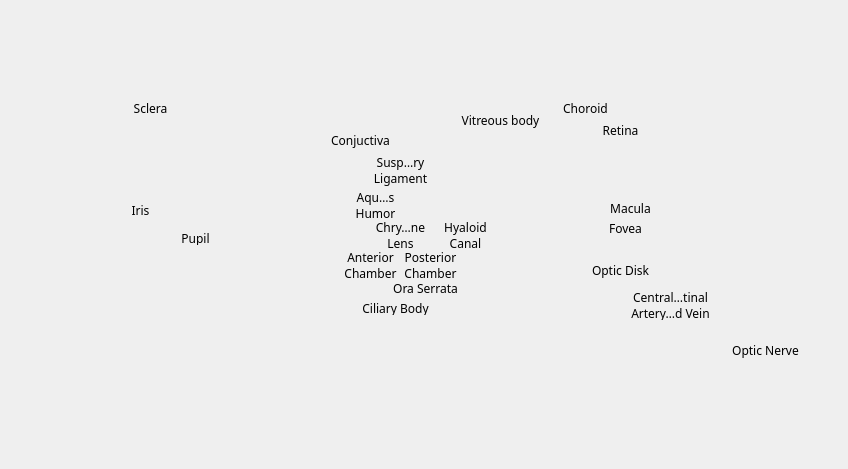
<?xml version="1.0" encoding="UTF-8"?>
<ui version="4.0">
 <class>Eye_model</class>
 <widget class="QDialog" name="Eye_model">
  <property name="geometry">
   <rect>
    <x>0</x>
    <y>0</y>
    <width>848</width>
    <height>469</height>
   </rect>
  </property>
  <property name="windowTitle">
   <string>Dialog</string>
  </property>
  <widget class="QLabel" name="label">
   <property name="geometry">
    <rect>
     <x>-20</x>
     <y>-30</y>
     <width>871</width>
     <height>531</height>
    </rect>
   </property>
   <property name="minimumSize">
    <size>
     <width>491</width>
     <height>241</height>
    </size>
   </property>
   <property name="autoFillBackground">
    <bool>true</bool>
   </property>
   <property name="text">
    <string/>
   </property>
   <property name="pixmap">
    <pixmap>../../../../Images/halfeyeimage2.png</pixmap>
   </property>
   <property name="scaledContents">
    <bool>true</bool>
   </property>
  </widget>
  <widget class="QToolButton" name="toolButton">
   <property name="geometry">
    <rect>
     <x>600</x>
     <y>220</y>
     <width>51</width>
     <height>16</height>
    </rect>
   </property>
   <property name="font">
    <font>
     <family>Berlin Sans FB</family>
    </font>
   </property>
   <property name="cursor">
    <cursorShape>PointingHandCursor</cursorShape>
   </property>
   <property name="text">
    <string>Fovea</string>
   </property>
   <property name="popupMode">
    <enum>QToolButton::ToolButtonPopupMode::InstantPopup</enum>
   </property>
   <property name="autoRaise">
    <bool>true</bool>
   </property>
  </widget>
  <widget class="QToolButton" name="toolButton_2">
   <property name="geometry">
    <rect>
     <x>460</x>
     <y>110</y>
     <width>81</width>
     <height>21</height>
    </rect>
   </property>
   <property name="font">
    <font>
     <family>Berlin Sans FB</family>
    </font>
   </property>
   <property name="cursor">
    <cursorShape>PointingHandCursor</cursorShape>
   </property>
   <property name="text">
    <string>Vitreous body</string>
   </property>
   <property name="popupMode">
    <enum>QToolButton::ToolButtonPopupMode::InstantPopup</enum>
   </property>
   <property name="autoRaise">
    <bool>true</bool>
   </property>
  </widget>
  <widget class="QToolButton" name="toolButton_4">
   <property name="geometry">
    <rect>
     <x>370</x>
     <y>220</y>
     <width>61</width>
     <height>31</height>
    </rect>
   </property>
   <property name="font">
    <font>
     <family>Berlin Sans FB</family>
    </font>
   </property>
   <property name="cursor">
    <cursorShape>PointingHandCursor</cursorShape>
   </property>
   <property name="text">
    <string>Chrystaline 
Lens</string>
   </property>
   <property name="popupMode">
    <enum>QToolButton::ToolButtonPopupMode::InstantPopup</enum>
   </property>
   <property name="autoRaise">
    <bool>true</bool>
   </property>
  </widget>
  <widget class="QToolButton" name="toolButton_5">
   <property name="geometry">
    <rect>
     <x>360</x>
     <y>300</y>
     <width>71</width>
     <height>16</height>
    </rect>
   </property>
   <property name="font">
    <font>
     <family>Berlin Sans FB</family>
    </font>
   </property>
   <property name="cursor">
    <cursorShape>PointingHandCursor</cursorShape>
   </property>
   <property name="text">
    <string>Ciliary Body</string>
   </property>
   <property name="popupMode">
    <enum>QToolButton::ToolButtonPopupMode::InstantPopup</enum>
   </property>
   <property name="autoRaise">
    <bool>true</bool>
   </property>
  </widget>
  <widget class="QToolButton" name="toolButton_6">
   <property name="geometry">
    <rect>
     <x>600</x>
     <y>120</y>
     <width>41</width>
     <height>21</height>
    </rect>
   </property>
   <property name="font">
    <font>
     <family>Berlin Sans FB</family>
    </font>
   </property>
   <property name="cursor">
    <cursorShape>PointingHandCursor</cursorShape>
   </property>
   <property name="text">
    <string>Retina</string>
   </property>
   <property name="popupMode">
    <enum>QToolButton::ToolButtonPopupMode::InstantPopup</enum>
   </property>
   <property name="autoRaise">
    <bool>true</bool>
   </property>
  </widget>
  <widget class="QToolButton" name="toolButton_7">
   <property name="geometry">
    <rect>
     <x>560</x>
     <y>100</y>
     <width>51</width>
     <height>16</height>
    </rect>
   </property>
   <property name="font">
    <font>
     <family>Berlin Sans FB</family>
    </font>
   </property>
   <property name="cursor">
    <cursorShape>PointingHandCursor</cursorShape>
   </property>
   <property name="text">
    <string>Choroid</string>
   </property>
   <property name="popupMode">
    <enum>QToolButton::ToolButtonPopupMode::InstantPopup</enum>
   </property>
   <property name="autoRaise">
    <bool>true</bool>
   </property>
  </widget>
  <widget class="QToolButton" name="toolButton_8">
   <property name="geometry">
    <rect>
     <x>130</x>
     <y>100</y>
     <width>41</width>
     <height>16</height>
    </rect>
   </property>
   <property name="font">
    <font>
     <family>Berlin Sans FB</family>
    </font>
   </property>
   <property name="cursor">
    <cursorShape>PointingHandCursor</cursorShape>
   </property>
   <property name="text">
    <string>Sclera</string>
   </property>
   <property name="popupMode">
    <enum>QToolButton::ToolButtonPopupMode::InstantPopup</enum>
   </property>
   <property name="autoRaise">
    <bool>true</bool>
   </property>
  </widget>
  <widget class="QToolButton" name="toolButton_9">
   <property name="geometry">
    <rect>
     <x>730</x>
     <y>340</y>
     <width>71</width>
     <height>21</height>
    </rect>
   </property>
   <property name="font">
    <font>
     <family>Berlin Sans FB</family>
    </font>
   </property>
   <property name="cursor">
    <cursorShape>PointingHandCursor</cursorShape>
   </property>
   <property name="text">
    <string>Optic Nerve</string>
   </property>
   <property name="popupMode">
    <enum>QToolButton::ToolButtonPopupMode::InstantPopup</enum>
   </property>
   <property name="autoRaise">
    <bool>true</bool>
   </property>
  </widget>
  <widget class="QToolButton" name="toolButton_10">
   <property name="geometry">
    <rect>
     <x>630</x>
     <y>290</y>
     <width>81</width>
     <height>31</height>
    </rect>
   </property>
   <property name="font">
    <font>
     <family>Berlin Sans FB</family>
    </font>
   </property>
   <property name="cursor">
    <cursorShape>PointingHandCursor</cursorShape>
   </property>
   <property name="acceptDrops">
    <bool>false</bool>
   </property>
   <property name="accessibleDescription">
    <string/>
   </property>
   <property name="autoFillBackground">
    <bool>false</bool>
   </property>
   <property name="text">
    <string>Central Retinal 
Artery and Vein</string>
   </property>
   <property name="iconSize">
    <size>
     <width>17</width>
     <height>16</height>
    </size>
   </property>
   <property name="autoRepeatInterval">
    <number>98</number>
   </property>
   <property name="popupMode">
    <enum>QToolButton::ToolButtonPopupMode::InstantPopup</enum>
   </property>
   <property name="toolButtonStyle">
    <enum>Qt::ToolButtonStyle::ToolButtonTextOnly</enum>
   </property>
   <property name="autoRaise">
    <bool>true</bool>
   </property>
  </widget>
  <widget class="QToolButton" name="toolButton_3">
   <property name="geometry">
    <rect>
     <x>350</x>
     <y>190</y>
     <width>51</width>
     <height>31</height>
    </rect>
   </property>
   <property name="font">
    <font>
     <family>Berlin Sans FB</family>
    </font>
   </property>
   <property name="cursor">
    <cursorShape>PointingHandCursor</cursorShape>
   </property>
   <property name="text">
    <string>Aqueous 
Humor</string>
   </property>
   <property name="popupMode">
    <enum>QToolButton::ToolButtonPopupMode::InstantPopup</enum>
   </property>
   <property name="autoRaise">
    <bool>true</bool>
   </property>
  </widget>
  <widget class="QToolButton" name="toolButton_11">
   <property name="geometry">
    <rect>
     <x>400</x>
     <y>250</y>
     <width>61</width>
     <height>31</height>
    </rect>
   </property>
   <property name="font">
    <font>
     <family>Berlin Sans FB</family>
    </font>
   </property>
   <property name="cursor">
    <cursorShape>PointingHandCursor</cursorShape>
   </property>
   <property name="text">
    <string>Posterior 
Chamber</string>
   </property>
   <property name="popupMode">
    <enum>QToolButton::ToolButtonPopupMode::InstantPopup</enum>
   </property>
   <property name="autoRaise">
    <bool>true</bool>
   </property>
  </widget>
  <widget class="QToolButton" name="toolButton_12">
   <property name="geometry">
    <rect>
     <x>330</x>
     <y>130</y>
     <width>61</width>
     <height>21</height>
    </rect>
   </property>
   <property name="font">
    <font>
     <family>Berlin Sans FB</family>
    </font>
   </property>
   <property name="cursor">
    <cursorShape>PointingHandCursor</cursorShape>
   </property>
   <property name="text">
    <string>Conjuctiva</string>
   </property>
   <property name="popupMode">
    <enum>QToolButton::ToolButtonPopupMode::InstantPopup</enum>
   </property>
   <property name="autoRaise">
    <bool>true</bool>
   </property>
  </widget>
  <widget class="QToolButton" name="toolButton_13">
   <property name="geometry">
    <rect>
     <x>370</x>
     <y>150</y>
     <width>61</width>
     <height>41</height>
    </rect>
   </property>
   <property name="font">
    <font>
     <family>Berlin Sans FB</family>
    </font>
   </property>
   <property name="cursor">
    <cursorShape>PointingHandCursor</cursorShape>
   </property>
   <property name="text">
    <string>Suspensory 
Ligament</string>
   </property>
   <property name="popupMode">
    <enum>QToolButton::ToolButtonPopupMode::InstantPopup</enum>
   </property>
   <property name="autoRaise">
    <bool>true</bool>
   </property>
  </widget>
  <widget class="QToolButton" name="toolButton_14">
   <property name="geometry">
    <rect>
     <x>590</x>
     <y>260</y>
     <width>61</width>
     <height>21</height>
    </rect>
   </property>
   <property name="font">
    <font>
     <family>Berlin Sans FB</family>
    </font>
   </property>
   <property name="cursor">
    <cursorShape>PointingHandCursor</cursorShape>
   </property>
   <property name="text">
    <string>Optic Disk</string>
   </property>
   <property name="popupMode">
    <enum>QToolButton::ToolButtonPopupMode::InstantPopup</enum>
   </property>
   <property name="autoRaise">
    <bool>true</bool>
   </property>
  </widget>
  <widget class="QToolButton" name="toolButton_15">
   <property name="geometry">
    <rect>
     <x>120</x>
     <y>200</y>
     <width>41</width>
     <height>21</height>
    </rect>
   </property>
   <property name="font">
    <font>
     <family>Berlin Sans FB</family>
    </font>
   </property>
   <property name="cursor">
    <cursorShape>PointingHandCursor</cursorShape>
   </property>
   <property name="mouseTracking">
    <bool>true</bool>
   </property>
   <property name="text">
    <string>Iris</string>
   </property>
   <property name="popupMode">
    <enum>QToolButton::ToolButtonPopupMode::InstantPopup</enum>
   </property>
   <property name="autoRaise">
    <bool>true</bool>
   </property>
  </widget>
  <widget class="QToolButton" name="toolButton_16">
   <property name="geometry">
    <rect>
     <x>170</x>
     <y>230</y>
     <width>51</width>
     <height>16</height>
    </rect>
   </property>
   <property name="palette">
    <palette>
     <active>
      <colorrole role="Text">
       <brush brushstyle="SolidPattern">
        <color alpha="255">
         <red>255</red>
         <green>255</green>
         <blue>255</blue>
        </color>
       </brush>
      </colorrole>
     </active>
     <inactive>
      <colorrole role="Text">
       <brush brushstyle="SolidPattern">
        <color alpha="255">
         <red>255</red>
         <green>255</green>
         <blue>255</blue>
        </color>
       </brush>
      </colorrole>
     </inactive>
     <disabled/>
    </palette>
   </property>
   <property name="font">
    <font>
     <family>Berlin Sans FB</family>
    </font>
   </property>
   <property name="cursor">
    <cursorShape>PointingHandCursor</cursorShape>
   </property>
   <property name="text">
    <string>Pupil</string>
   </property>
   <property name="popupMode">
    <enum>QToolButton::ToolButtonPopupMode::InstantPopup</enum>
   </property>
   <property name="autoRaise">
    <bool>true</bool>
   </property>
  </widget>
  <widget class="QToolButton" name="toolButton_17">
   <property name="geometry">
    <rect>
     <x>340</x>
     <y>250</y>
     <width>61</width>
     <height>31</height>
    </rect>
   </property>
   <property name="font">
    <font>
     <family>Berlin Sans FB</family>
    </font>
   </property>
   <property name="cursor">
    <cursorShape>PointingHandCursor</cursorShape>
   </property>
   <property name="text">
    <string>Anterior 
Chamber</string>
   </property>
   <property name="popupMode">
    <enum>QToolButton::ToolButtonPopupMode::InstantPopup</enum>
   </property>
   <property name="autoRaise">
    <bool>true</bool>
   </property>
  </widget>
  <widget class="QToolButton" name="toolButton_18">
   <property name="geometry">
    <rect>
     <x>390</x>
     <y>280</y>
     <width>71</width>
     <height>16</height>
    </rect>
   </property>
   <property name="font">
    <font>
     <family>Berlin Sans FB</family>
    </font>
   </property>
   <property name="cursor">
    <cursorShape>PointingHandCursor</cursorShape>
   </property>
   <property name="text">
    <string>Ora Serrata</string>
   </property>
   <property name="popupMode">
    <enum>QToolButton::ToolButtonPopupMode::InstantPopup</enum>
   </property>
   <property name="autoRaise">
    <bool>true</bool>
   </property>
  </widget>
  <widget class="QToolButton" name="toolButton_19">
   <property name="geometry">
    <rect>
     <x>600</x>
     <y>200</y>
     <width>61</width>
     <height>16</height>
    </rect>
   </property>
   <property name="font">
    <font>
     <family>Berlin Sans FB</family>
    </font>
   </property>
   <property name="cursor">
    <cursorShape>PointingHandCursor</cursorShape>
   </property>
   <property name="text">
    <string>Macula</string>
   </property>
   <property name="popupMode">
    <enum>QToolButton::ToolButtonPopupMode::InstantPopup</enum>
   </property>
   <property name="autoRaise">
    <bool>true</bool>
   </property>
  </widget>
  <widget class="QToolButton" name="toolButton_20">
   <property name="geometry">
    <rect>
     <x>440</x>
     <y>220</y>
     <width>51</width>
     <height>31</height>
    </rect>
   </property>
   <property name="font">
    <font>
     <family>Berlin Sans FB</family>
    </font>
   </property>
   <property name="cursor">
    <cursorShape>PointingHandCursor</cursorShape>
   </property>
   <property name="text">
    <string>Hyaloid 
Canal</string>
   </property>
   <property name="popupMode">
    <enum>QToolButton::ToolButtonPopupMode::InstantPopup</enum>
   </property>
   <property name="autoRaise">
    <bool>true</bool>
   </property>
  </widget>
 </widget>
 <resources/>
 <connections/>
</ui>
